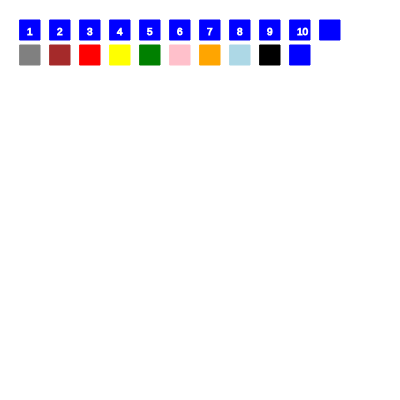
Frame 1 (no input)
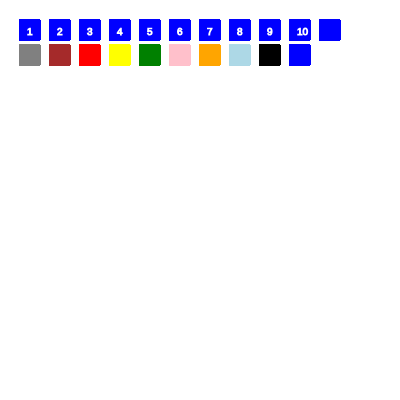
Frame 60 (no input)
Frame 120 (the mouse pressed at the canvas centre since frame 60): identical to frame 60, image omitted

The p5.js sketch that drew these frames (run headless with seeded random() and noise() and a simulated clock; from frame 60 on, the mouse is pressed at the canvas centre):

// p5.js sketch
// ── sketch.js
var posXbot1 = 20;
var posYbot1 = 20;
var tamBot1 = 20;

var posXbot2 = 50;
var posYbot2 = 20;
var tamBot2 = 20;

var posXbot3 = 80;
var posYbot3 = 20;
var tamBot3 = 20;

var posXbot4 = 110;
var posYbot4 = 20;
var tamBot4 = 20;

var posXbot5 = 140;
var posYbot5 = 20;
var tamBot5 = 20;

var posXbot6 = 170;
var posYbot6 = 20;
var tamBot6 = 20;

var posXbot7 = 200;
var posYbot7 = 20;
var tamBot7 = 20;

var posXbot8 = 230;
var posYbot8 = 20;
var tamBot8 = 20;

var posXbot9 = 260;
var posYbot9 = 20;
var tamBot9 = 20;

var posXbot10 = 290;
var posYbot10 = 20;
var tamBot10 = 20;

var posXbot11 = 320;
var posYbot11 = 20;
var tamBot11 = 20;

var bot = 0;
var col = 0;
var coltexto = "white";

function setup() {
  createCanvas(400, 400);
  background(255);
  textSize(10);
}

function draw() {
  //botones para los colores
  cColor(1);
  rect(posXbot1, posYbot1+tamBot1+5,  tamBot1, tamBot1);
  cColor(2);
  rect(posXbot2, posYbot2+tamBot2+5,  tamBot2, tamBot2);
  cColor(3);
  rect(posXbot3, posYbot3+tamBot3+5,  tamBot3, tamBot3);
  cColor(4);
  rect(posXbot4, posYbot4+tamBot4+5,  tamBot4, tamBot4);
  cColor(5);
  rect(posXbot5, posYbot5+tamBot5+5,  tamBot5, tamBot5);
  cColor(6);
  rect(posXbot6, posYbot6+tamBot6+5,  tamBot6, tamBot6);
  cColor(7);
  rect(posXbot7, posYbot7+tamBot7+5,  tamBot7, tamBot7);
  cColor(8);
  rect(posXbot8, posYbot8+tamBot8+5,  tamBot8, tamBot8);
  cColor(9);
  rect(posXbot9, posYbot9+tamBot9+5,  tamBot9, tamBot9);
  cColor(10);
  rect(posXbot10,posYbot10+tamBot10+5, tamBot10,tamBot10);
  
  //botones para las funciones de dibujo
  cColor(col);
  rect(posXbot1, posYbot1,  tamBot1, tamBot1);
  textBoton("1",coltexto,posXbot1+7,posYbot1+15);
  rect(posXbot2, posYbot2,  tamBot2, tamBot2);
  textBoton("2",coltexto,posXbot2+7,posYbot2+15);
  rect(posXbot3, posYbot3,  tamBot3, tamBot3);
  textBoton("3",coltexto,posXbot3+7,posYbot3+15);
  rect(posXbot4, posYbot4,  tamBot4, tamBot4);
  textBoton("4",coltexto,posXbot4+7,posYbot4+15);
  rect(posXbot5, posYbot5,  tamBot5, tamBot5);
  textBoton("5",coltexto,posXbot5+7,posYbot5+15);
  rect(posXbot6, posYbot6,  tamBot6, tamBot6);
  textBoton("6",coltexto,posXbot6+7,posYbot6+15);
  rect(posXbot7, posYbot7,  tamBot7, tamBot7);
  textBoton("7",coltexto,posXbot7+7,posYbot7+15);
  rect(posXbot8, posYbot8,  tamBot8, tamBot8);
  textBoton("8",coltexto,posXbot8+7,posYbot8+15);
  rect(posXbot9, posYbot9,  tamBot9, tamBot9);
  textBoton("9",coltexto,posXbot9+7,posYbot9+15);
  rect(posXbot10,posYbot10, tamBot10,tamBot10);
  textBoton("10",coltexto,posXbot10+7,posYbot10+15);
  //rectangulo del boton para borrar
  rect(posXbot11, posYbot11, tamBot11, tamBot11);
  
  if (mouseIsPressed) {
    if (bot == 1) {
      ellipse(mouseX, mouseY, 10, 30);
    }
    if (bot == 2) {
      ellipse(mouseX, mouseY, 30, 20);
      line(width/2,height/2,mouseX, mouseY);
    }
    if (bot == 3) {
      //Botón que simula un pincel tipo avanico
      //Lineas que parten del mismo centro
      line(mouseX, mouseY, mouseX - 15, mouseY - 15);
      line(mouseX, mouseY, mouseX + 15, mouseY - 15);
      line(mouseX, mouseY, mouseX     , mouseY - 15);
      line(mouseX, mouseY, mouseX - 7.5, mouseY - 15);
      line(mouseX, mouseY, mouseX + 7.5, mouseY - 15);
      line(mouseX, mouseY, mouseX     , mouseY - 15);
      line(mouseX, mouseY, mouseX - 3.25, mouseY - 15);
      line(mouseX, mouseY, mouseX + 3.25, mouseY - 15);
      line(mouseX, mouseY, mouseX     , mouseY - 15);
      line(mouseX, mouseY, mouseX - 1, mouseY - 15);
      line(mouseX, mouseY, mouseX + 1, mouseY - 15);
      line(mouseX, mouseY, mouseX     , mouseY - 15);
    }
    if (bot == 4) {
   //botón para dibujar montañas
   //Dibujo de cuatro triángulos
   triangle(mouseX, mouseY, mouseX + 15, mouseY + 15, mouseX - 15, mouseY + 15);
   triangle(mouseX, mouseY + 7.5, mouseX + 15, mouseY - 15, mouseX + 30, mouseY + 7.5);
   triangle(mouseX + 15, mouseY + 7.5, mouseX + 30, mouseY + 22.5, mouseX, mouseY + 22.5);
   triangle(mouseX + 15, mouseY + 15, mouseX + 30, mouseY, mouseX + 45, mouseY + 15);
    }
    if (bot == 5) {
      //botón que dibuja un poligono de cuatro lados
      quad(mouseX, mouseY, mouseX+38, mouseY-11, 
           mouseX+31, mouseY+32, mouseX-8, mouseY+35);
    }
    if (bot == 6) {
      //botón circulo entre circulo
    for (var incre = 0; incre < 100; incre = incre + 10) {
    noFill();//Para que se puedan ver las lineas de cada circulo
    ellipse(mouseX, mouseY, 100 - incre);
  }
    } 
       if (bot == 7) {
       //Botón que hace una pequeña curva
       noFill();
       bezier(mouseX, mouseY, mouseX-50, mouseY+20,
              mouseX-50, mouseY+20, mouseX+15, mouseY+80);
    }
    if (bot == 8) {
       //Botón que hace circulos más pequeños o grandes dependiendo de la cercanía con la posición en x
       //Entre más grande la distancia más grande el circulo
       //Entre más pequeña la distancia más pequeño el circulo
       var radius = mouseX/4;
       for (var r = radius; r > 0; --r) {
         ellipse(mouseX, mouseY, r, r);
       }
    }
    if (bot == 9) {
    //Curva con la que se puede dibujar un agujero de gusano
       noFill();
       beginShape();
       curveVertex(mouseX,    mouseY+200);
       curveVertex(mouseX-16, mouseY-20);
       curveVertex(mouseX-60, mouseY-25);
       curveVertex(mouseX-50, mouseY+200);
       endShape();
    }
    if (bot == 10) {
        //Dibujar estrella
       star(mouseX, mouseY, 9, 21, 5);   
    }
    //Si esta dentro de estas coordenadas
    //al presionar el boton pone el fondo de blanco
    if (mouseX > posXbot11 && 
        mouseX < posXbot11+tamBot11 && 
        mouseY > posYbot11 && 
        mouseY < posYbot11+tamBot11) {
      (bot == 11)
    background(255);
    }
    if (mouseX > posXbot1 && 
        mouseX < posXbot1+tamBot1 && 
        mouseY > posYbot1 && 
        mouseY < posYbot1+tamBot1) {
      bot = 1;
      
    }
    if (mouseX > posXbot1 && 
        mouseX < posXbot1+tamBot1  && 
        mouseY > posYbot1+tamBot1+5 && 
        mouseY < posYbot1+tamBot1*2+5) {
      col = 1;
      
      coltexto = "white";
    }
    if (mouseX > posXbot2 && 
        mouseX < posXbot2+tamBot2 && 
        mouseY > posYbot2 && 
        mouseY < posYbot2+tamBot2) {
      bot = 2;
     
    }
    if (mouseX > posXbot2 && 
        mouseX < posXbot2+tamBot2 && 
        mouseY > posYbot2+tamBot2+5 && 
        mouseY < posYbot2+tamBot2*2+5) {
      col = 2;
      
      coltexto = "white";
    }
    if (mouseX > posXbot3 && 
        mouseX < posXbot3+tamBot3 && 
        mouseY > posYbot3 && 
        mouseY < posYbot3+tamBot3) {
      bot = 3;
      background(255);
    }
    if (mouseX > posXbot3 && 
        mouseX < posXbot3+tamBot3 && 
        mouseY > posYbot3+tamBot3+5 && 
        mouseY < posYbot3+tamBot3*2+5) {
      col = 3;
      
      coltexto = "white";
    }
    if (mouseX > posXbot4 && 
        mouseX < posXbot4+tamBot4 && 
        mouseY > posYbot4 && 
        mouseY < posYbot4+tamBot4) {
      bot = 4;
      
    }
    if (mouseX > posXbot4 && 
        mouseX < posXbot4+tamBot4 && 
        mouseY > posYbot4+tamBot4+5 && 
        mouseY < posYbot4+tamBot4*2+5) {
      col = 4;
      
      coltexto = "black";
    }
    if (mouseX > posXbot5 && 
        mouseX < posXbot5+tamBot5 && 
        mouseY > posYbot5 && 
        mouseY < posYbot5+tamBot5) {
      bot = 5;
      
    }
    if (mouseX > posXbot5 && 
        mouseX < posXbot5+tamBot5 && 
        mouseY > posYbot5+tamBot5+5 && 
        mouseY < posYbot5+tamBot5*2+5) {
      col = 5;
      
      coltexto = "white";
    }
    if (mouseX > posXbot6 && 
        mouseX < posXbot6+tamBot6 && 
        mouseY > posYbot6 && 
        mouseY < posYbot6+tamBot6) {
      bot = 6;
      
    }
    if (mouseX > posXbot6 && 
        mouseX < posXbot6+tamBot6 && 
        mouseY > posYbot6+tamBot6+5 && 
        mouseY < posYbot6+tamBot6*2+5) {
      col = 6;
      
      coltexto = "black";
    }
    if (mouseX > posXbot7 && 
        mouseX < posXbot7+tamBot7 && 
        mouseY > posYbot7 && 
        mouseY < posYbot7+tamBot7) {
      bot = 7;
      
    }
    if (mouseX > posXbot7 && 
        mouseX < posXbot7+tamBot7 && 
        mouseY > posYbot7+tamBot7+5 && 
        mouseY < posYbot7+tamBot7*2+5) {
      col = 7;
      
      coltexto = "white";
    }
    if (mouseX > posXbot8 && 
        mouseX < posXbot8+tamBot8 && 
        mouseY > posYbot8 && 
        mouseY < posYbot8+tamBot8) {
      bot = 8;
      
    }
    if (mouseX > posXbot8 && 
        mouseX < posXbot8+tamBot8 && 
        mouseY > posYbot8+tamBot8+5 && 
        mouseY < posYbot8+tamBot8*2+5) {
      col = 8;
      
      coltexto = "white";
    }
    if (mouseX > posXbot9 && 
        mouseX < posXbot9+tamBot9 && 
        mouseY > posYbot9 && 
        mouseY < posYbot9+tamBot9) {
      bot = 9;
      
    }
    if (mouseX > posXbot9 && 
        mouseX < posXbot9+tamBot9 && 
        mouseY > posYbot9+tamBot9+5 && 
        mouseY < posYbot9+tamBot9*2+5) {
      col = 9;
      
      coltexto = "white";
    }
    if (mouseX > posXbot10 && 
        mouseX < posXbot10+tamBot10 && 
        mouseY > posYbot10 && 
        mouseY < posYbot10+tamBot10) {
      bot = 10;
      
    }
    if (mouseX > posXbot10 && 
        mouseX < posXbot10+tamBot10 && 
        mouseY > posYbot10+tamBot10+5 && 
        mouseY < posYbot10+tamBot10*2+5) {
      col = 10;
     
      coltexto = "white";

    }
  }
}
//Función que determina como funcionan los botones de colores
function cColor(numColor) {
    if(numColor == 1){
      fill("gray");
      stroke("gray");
    }
    else if(numColor == 2){
      fill("brown");
      stroke("brown");
    }
    else if(numColor == 3){
      fill("red");
      stroke("red");
    }
    else if(numColor == 4){
      fill("yellow");
      stroke("yellow");
    }
    else if(numColor == 5){
      fill("green");
      stroke("green");
    }
    else if(numColor == 6){
      fill("pink");
      stroke("pink");
    }
    else if(numColor == 7){
      fill("orange");
      stroke("orange");
    }
    else if(numColor == 8){
      fill("lightblue");
      stroke("lightblue");
    }
    else if(numColor == 9){
      fill("black");
      stroke("black");
    }
    else {
      fill("blue");
      stroke("blue");
    }
}
//Función para ponerle los numeros a los botones
function textBoton(texto, color, posX, posY) {
    noFill();
    stroke(color);
    text(texto,posX,posY);
    cColor(col);//Se vuelve a comer el color porque sino el fondo de los botones queda blanco
}
//Función que indica como debe estar la estrella, lo que la conforma
function star(x, y, radius1, radius2, npoints) {
  var angle = TWO_PI / npoints;
  var halfAngle = angle/2.0;
  beginShape();
  for (var a = 0; a < TWO_PI; a += angle) {
    var sx = x + cos(a) * radius2;
    var sy = y + sin(a) * radius2;
    vertex(sx, sy);
    sx = x + cos(a+halfAngle) * radius1;
    sy = y + sin(a+halfAngle) * radius1;
    vertex(sx, sy);
  }
  endShape(CLOSE);

}
